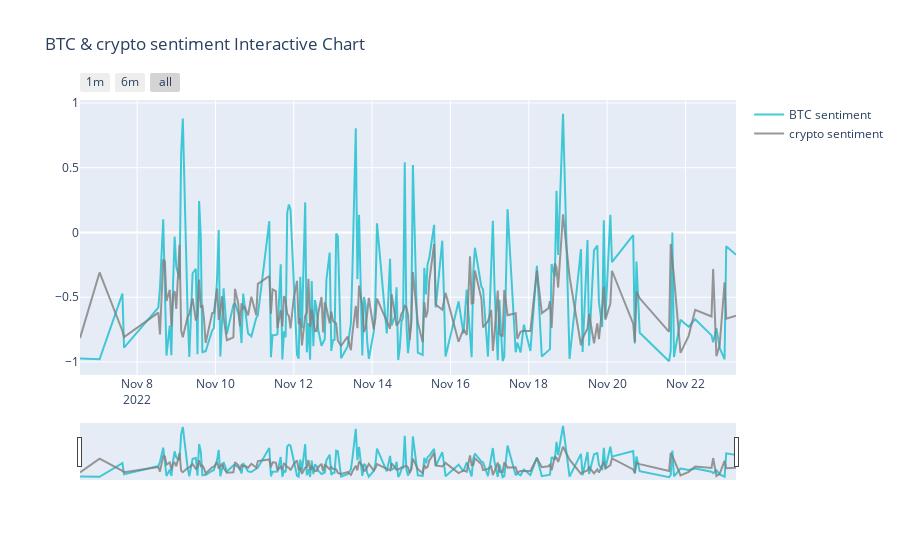

Notebook code for this chart:
### Code cell
trace_btc = go.Scatter(
    x= df.index,
    y=df['compound_btc'],
    name = "BTC sentiment",
    line = dict(color = '#17BECF'),
    opacity = 0.8)

trace_e = go.Scatter(
    x= df.index,
    y=df['compound_crypto'],
    name = "crypto sentiment",
    line = dict(color = '#7F7F7F'),
    opacity = 0.8)

data = [trace_btc, trace_e]

layout = dict(
    title='BTC & crypto sentiment Interactive Chart', 
    xaxis=dict(
        rangeselector=dict(
            buttons=list([
                dict(count=1,
                     label='1m',
                     step='month',
                     stepmode='backward'),
                dict(count=6,
                     label='6m',
                     step='month',
                     stepmode='backward'),
                dict(step='all')
            ])
        ),
        rangeslider=dict(
            visible = True
        ),
        type='date'
    )
)

fig = dict(data=data, layout=layout)
iplot(fig, filename = "BTC & crypto sentiment Interactive Chart")
plotly.offline.plot(fig, filename='./visualization/sentiment_interactive_plot.html')

### Figure 1 — Plotly figure (JSON) as saved in the notebook; plotly's stock layout.template omitted (floating-point values rounded to 4 significant figures; data arrays with more than 128 entries replaced by an {"elided": "..."} marker saying what was removed)
{"data": [{"line": {"color": "#17BECF"}, "name": "BTC sentiment", "opacity": 0.8, "type": "scatter", "x": {"elided": "186 str values"}, "y": {"elided": "186 float values"}}, {"line": {"color": "#7F7F7F"}, "name": "crypto sentiment", "opacity": 0.8, "type": "scatter", "x": {"elided": "186 str values"}, "y": {"elided": "186 float values"}}], "layout": {"title": {"text": "BTC & crypto sentiment Interactive Chart"}, "xaxis": {"rangeselector": {"buttons": [{"count": 1, "label": "1m", "step": "month", "stepmode": "backward"}, {"count": 6, "label": "6m", "step": "month", "stepmode": "backward"}, {"step": "all"}]}, "rangeslider": {"visible": true}, "type": "date"}}}
